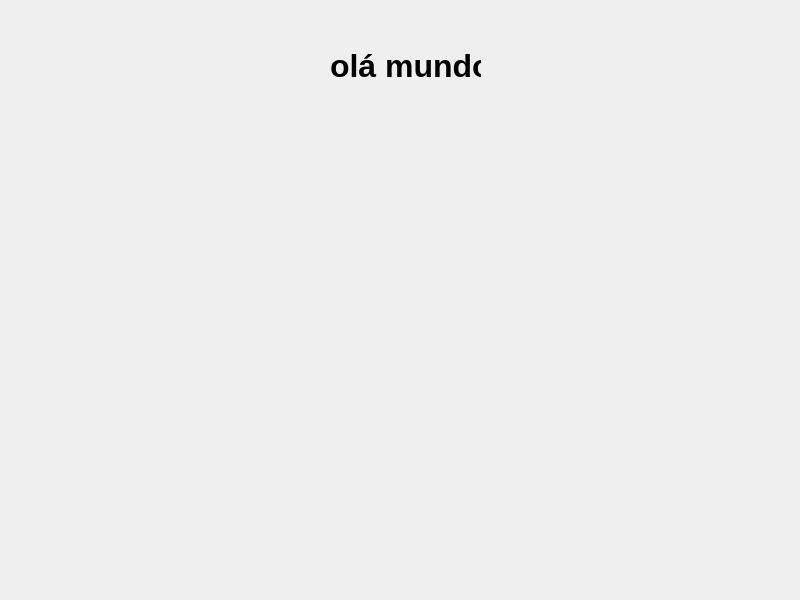
<?xml version="1.0" encoding="UTF-8"?>
<ui version="4.0">
 <class>home_window</class>
 <widget class="QMainWindow" name="home_window">
  <property name="geometry">
   <rect>
    <x>0</x>
    <y>0</y>
    <width>800</width>
    <height>600</height>
   </rect>
  </property>
  <property name="sizePolicy">
   <sizepolicy hsizetype="Fixed" vsizetype="Fixed">
    <horstretch>0</horstretch>
    <verstretch>0</verstretch>
   </sizepolicy>
  </property>
  <property name="minimumSize">
   <size>
    <width>800</width>
    <height>600</height>
   </size>
  </property>
  <property name="maximumSize">
   <size>
    <width>800</width>
    <height>600</height>
   </size>
  </property>
  <property name="windowTitle">
   <string>Sistema De Debitos</string>
  </property>
  <widget class="QWidget" name="centralwidget">
   <widget class="QLabel" name="label">
    <property name="geometry">
     <rect>
      <x>330</x>
      <y>40</y>
      <width>151</width>
      <height>51</height>
     </rect>
    </property>
    <property name="font">
     <font>
      <pointsize>24</pointsize>
      <weight>75</weight>
      <bold>true</bold>
     </font>
    </property>
    <property name="text">
     <string>olá mundo</string>
    </property>
   </widget>
  </widget>
 </widget>
 <resources/>
 <connections/>
</ui>
